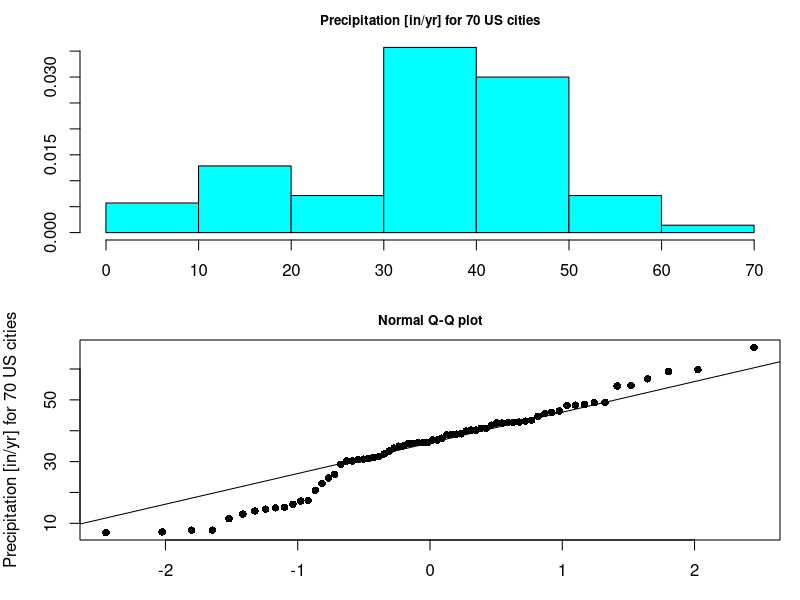
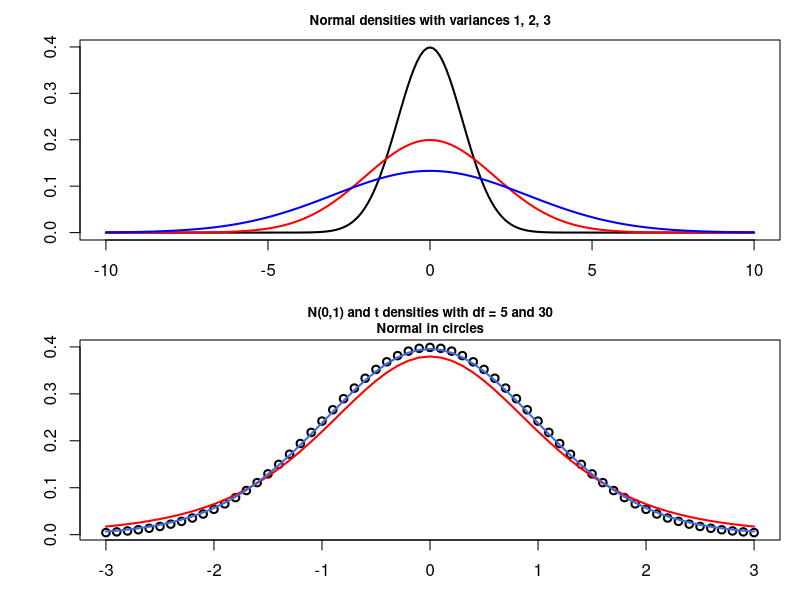
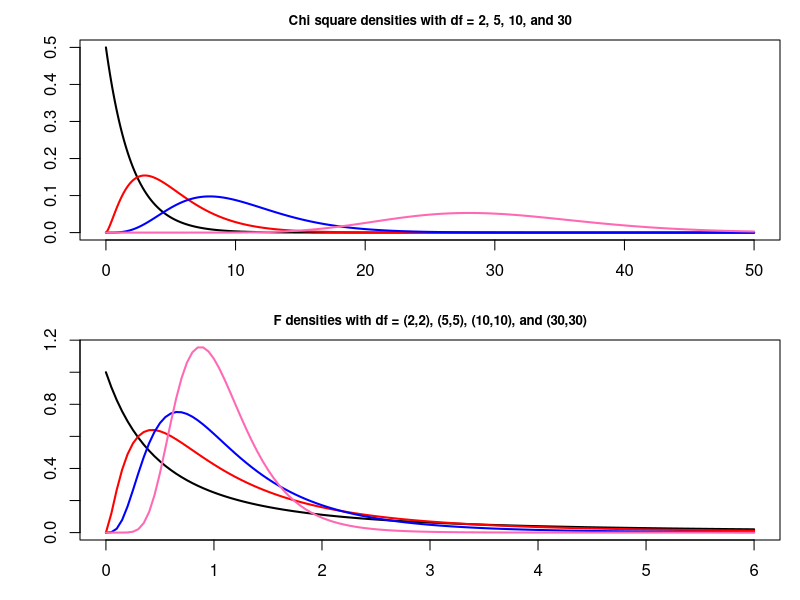
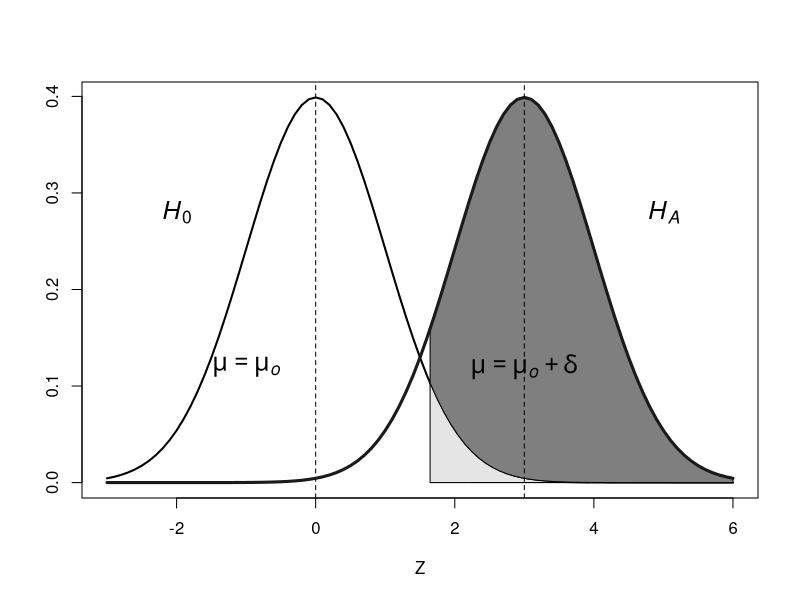

These figures' R source, in order:
#*********************************************************************************
# FILE:    C:\Projects\Practical Tools\Book\Book Chapters\4 Power\power.plots.R   
# PROJECT: Practical Tools for Designing and Weighting Sample Surveys             
# PURPOSE: Plot power curves                                                      
# DATE:    07/29/07                                                               
# AUTHOR:  R. Valliant                                                            
# REVISED: 08/08/10 Color changed to gray-scale.                                  
#*********************************************************************************

# Q-Q plot with reference line

require(MASS)

par(mfrow = c(2,1), mar = c(3,4,2,1) )
truehist(precip, 
    main = "Precipitation [in/yr] for 70 US cities", cex.title = 1,
    cex.main = 0.8)
qqnorm(precip, main = "Normal Q-Q plot", 
    ylab = "Precipitation [in/yr] for 70 US cities",
    cex.main = 0.8,

    pch=16)
qqline(precip)

#   Plots of different std normals
par(mfrow = c(2,1), mar = c(3,4,2,1) )
x <- seq(-10,10,0.1)
plot(x, dnorm(x),
    type = "l",
    lwd = 2,
    main = "Normal densities with variances 1, 2, 3",
    cex.main = 0.8,
    ylab = "")

lines(x, dnorm(x,0,2),
    col = "red",
    lwd = 2)
    
lines(x, dnorm(x,0,3),
    col = "blue",
    lwd = 2)

# t densities overlaid on N(0,1)    
x <- seq(-3,3,0.1)
plot(x, dnorm(x),
    type = "b",
    lwd = 2,
    main = "N(0,1) and t densities with df = 5 and 30\nNormal in circles",
    cex.main = 0.8,
    ylab = "")

lines(x, dt(x, 5),
    col = "red",
    lwd = 2)
    
lines(x, dt(x, 30),
    col = "royalblue",
    lwd = 2,
    lty = 1)
    

#   Plots of different chi square densities
par(mfrow = c(2,1), mar = c(3,4,2,1) )
x <- seq(0, 50, 0.1)
plot(x, dchisq(x, df=2),
    type = "l",
    lwd = 2,
    main = "Chi square densities with df = 2, 5, 10, and 30",
    cex.main = 0.8,
    ylab = "")

lines(x, dchisq(x, df=5),
    col = "red",
    lwd = 2,)
    
lines(x, dchisq(x, df=10),
    col = "blue",
    lwd = 2)
    
lines(x, dchisq(x, df=30),
    col = "hotpink",
    lwd = 2)
    
        
#   F densities 
x <- seq(0, 6, 0.05)
plot(x, df(x, df1=2, df2=2),
    type = "l",
    lwd = 2,
    main = "F densities with df = (2,2), (5,5), (10,10), and (30,30)",
    cex.main = 0.8,
    ylab = "",
    ylim = range(df(x, df1=30, df2=30)) )

lines(x, df(x, df1=5, df2=5),
    col = "red",
    lwd = 2,)
    
lines(x, df(x, df1=10, df2=10),
    col = "blue",
    lwd = 2)
    
lines(x, df(x, df1=30, df2=30),
    col = "hotpink",
    lwd = 2)
    
#______________________________________________________________________
#   Power illustration

postscript("C:\\Projects\\Practical Tools Book\\Book Chapters\\4 Power\\Examples\\Fig 4.1.eps")
#           width = 4.0, height = 3.0,
#           horizontal = FALSE, onefile = TRUE, paper = "special",
#           family = "ComputerModern", encoding = "TeXtext.enc"


x <- seq(-3,6,0.1)
mu1 <- 3
plot(x, dnorm(x),
    type = "l",
    lwd = 2,
#   main = "Normal densities under H0 and HA",
    cex.main = 0.8,
    ylab = "",
    xlab = "Z",
    xlim = c(-3,3 + mu1) )

abline(v = 0, lty=2)
    
#   Color the rejection region under H0 yellow
#   Righthand side
polygon(x=c(seq(1.645,4,0.1), 
        rep(1.645,5),
        seq(1.645,4,0.1)), 
    y=c(rep(0, length(seq(1.645,4,0.1))),
        seq(0, dnorm(1.645), dnorm(1.645)/4),
        dnorm(seq(1.645,4,0.1)) ), 
#    col="yellow")
    col="gray90")
    
#   Lefthand side--for 2-tailed
#polygon(x=c(seq(-1.96,-4,-0.1), 
#       rep(-1.96,5),
#       seq(-1.96,-4,-0.1)), 
#   y=c(rep(0, length(seq(-1.96,-4,-0.1))),
#       seq(0, dnorm(-1.96), dnorm(-1.96)/4),
#       dnorm(seq(-1.96,-4,-0.1)) ), 
#   col="yellow")

            
xx1 <- seq(1.645,6,0.1)
xx1a <- c(6,6)              # close the righthand end
xx2 <- rev(seq(1.645,6,0.1))
xx3 <- rep(1.645, 6)            # close the lefthand end
yy1 <- dnorm(seq(1.645,6,0.1))
yy1a <- c(dnorm(6), dnorm(6,mu1,1))     # close the righthand end
yy2 <- rev(dnorm(seq(1.645,6,0.1),mu1,1))
yy3 <- c(dnorm(1.645), 
        seq(dnorm(1.645), dnorm(1.645,mu1,1), 
                ( dnorm(1.645,mu1,1) - dnorm(1.645) )/4)
        )               # close the lefthand end

#   Power area
polygon(x = c(xx1, xx1a, xx2, xx3),
    y = c(yy1, yy1a, yy2, yy3),
#    col="green")
    col="gray50")
    
lines(x, dnorm(x,mu1,1),
#    col = "red",
    col = "gray10",
    lwd = 3)

abline(v = 3, lty=2)

        # see ?plotmath for details on math text printing
text(-2, 0.28, substitute(italic(H[0])),
     cex = 1.5)
#     cex = 1.5, family="serif")
text(-1, 0.12, substitute(italic(mu==mu[o])),
     cex = 1.5)
#     cex = 1.5, family="serif")
text(5, 0.28, substitute(italic(H[A])),
     cex = 1.5)
#     cex = 1.5, family="serif")
text(3, 0.12, substitute(italic(mu==mu[o]+delta)),
     cex = 1.5)
#     cex = 1.5, family="serif")
     
dev.off()
